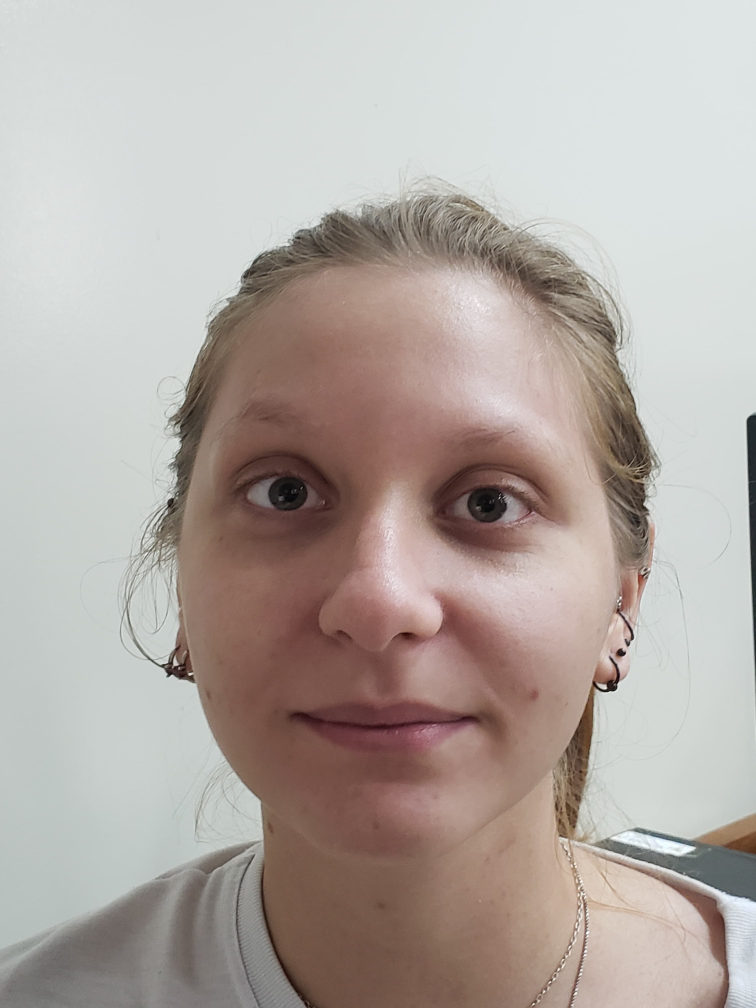
#> input picture samples/6.jpeg, 3024 x 4032 px (shown at 1/4 size)
$ python reduzir.py
#> lines starting #> are read from the running program, lines starting #| are printed output that depends on the picture
import cv2

# Carrega a imagem em alta resolução
image_path = "samples/"
image_path = image_path + "6.jpeg"
image = cv2.imread(image_path)
#> image is the input picture: shape (4032, 3024, 3); mean B, G, R 164.3, 169.8, 179.1

# Redimensiona a imagem para 500x500 pixels
resized_image = cv2.resize(image, (500, 500))
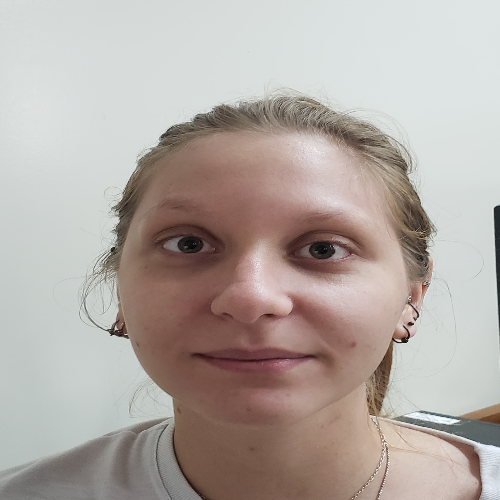
#> resized_image: shape (500, 500, 3); mean B, G, R 164.3, 169.8, 179

# Salva a imagem redimensionada
cv2.imwrite("resized.jpg", resized_image)

$ run again, with samples/5.jpeg copied over samples/6.jpeg
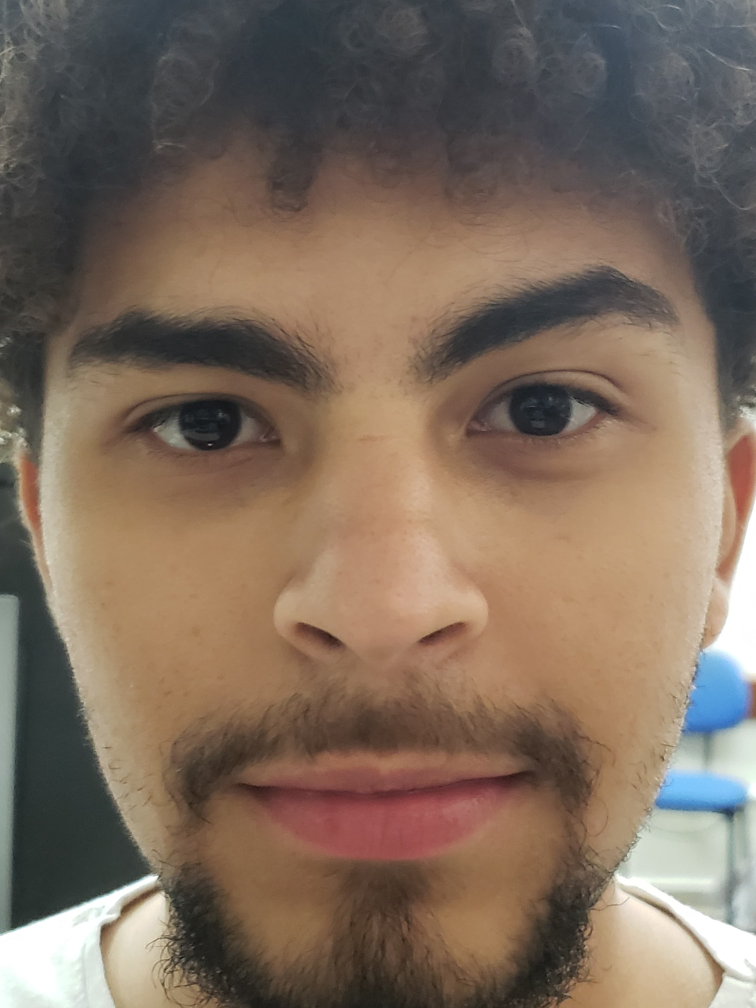
#> input picture samples/5.jpeg, 3024 x 4032 px (shown at 1/4 size)
#> image is the input picture: shape (4032, 3024, 3); mean B, G, R 93.3, 108.1, 126
#> `resized_image = cv2.resize(image, (500, 500))`:
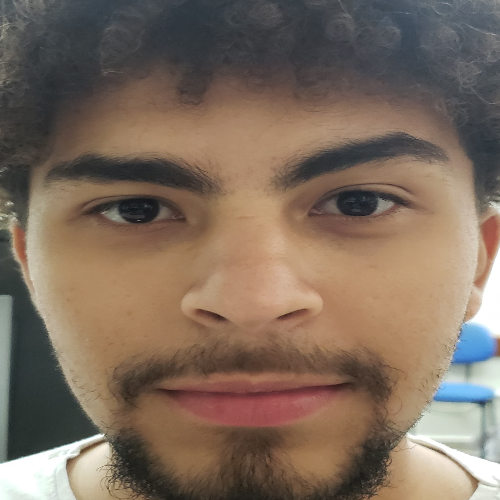
#> resized_image: shape (500, 500, 3); mean B, G, R 93.2, 108, 125.9

$ run again, with samples/1.jpg copied over samples/6.jpeg
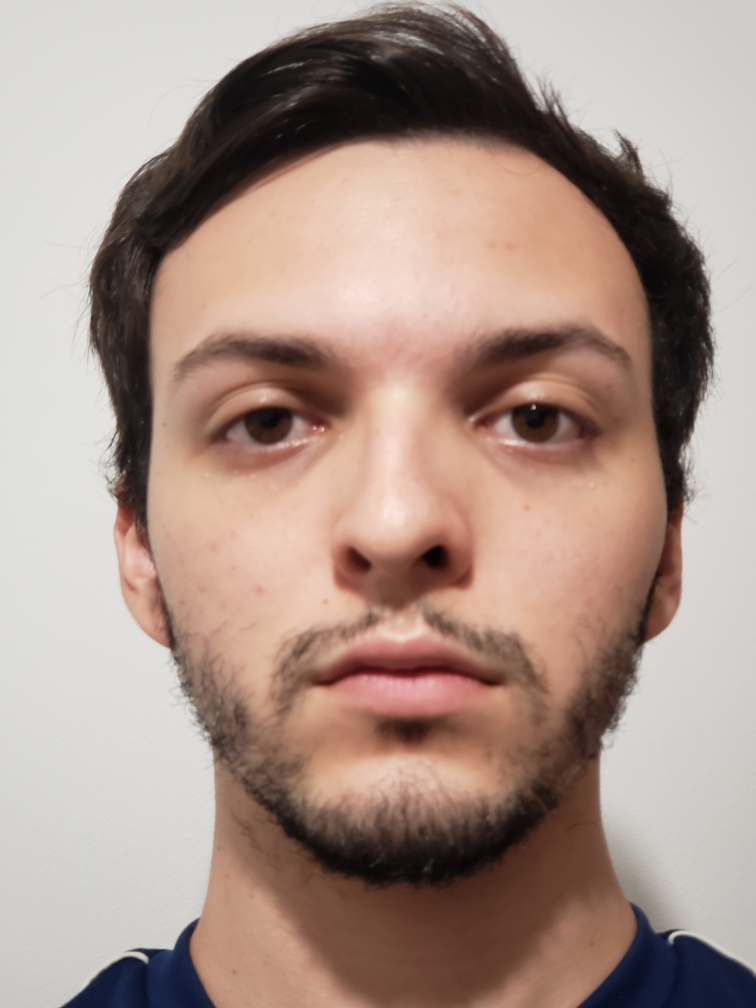
#> input picture samples/1.jpg, 3024 x 4032 px (shown at 1/4 size)
#> image is the input picture: shape (4032, 3024, 3); mean B, G, R 137.1, 147.1, 169.4
#> `resized_image = cv2.resize(image, (500, 500))`:
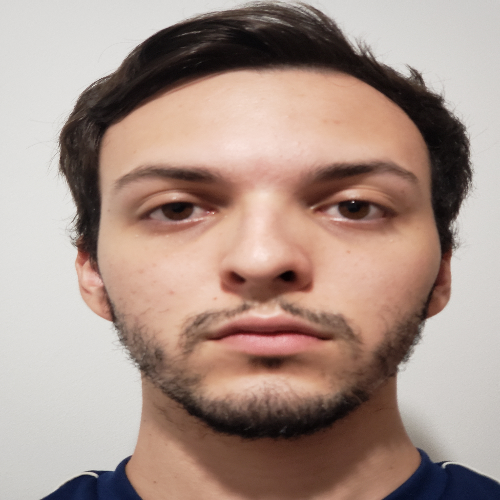
#> resized_image: shape (500, 500, 3); mean B, G, R 136.9, 147, 169.3

$ run again, with samples/2.jpg copied over samples/6.jpeg
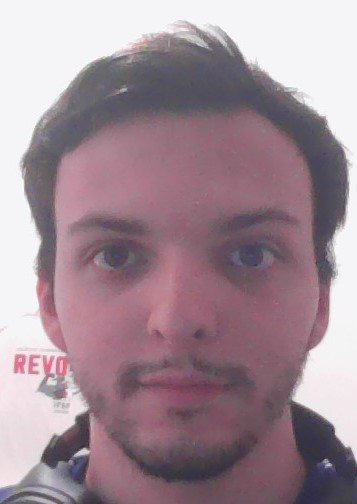
#> input picture samples/2.jpg, 357 x 504 px
#> image is the input picture: shape (504, 357, 3); mean B, G, R 149.9, 140.3, 161.4
#> `resized_image = cv2.resize(image, (500, 500))`:
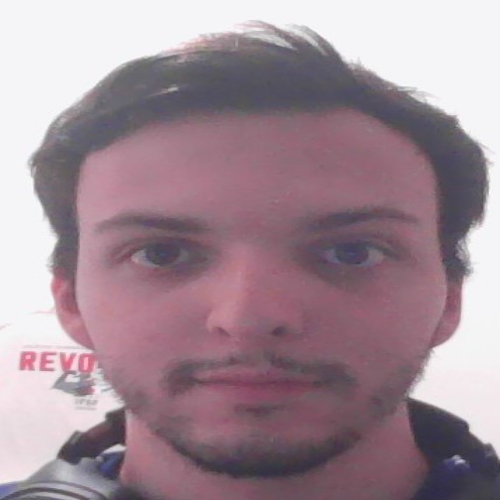
#> resized_image: shape (500, 500, 3); mean B, G, R 149.8, 140.2, 161.3
